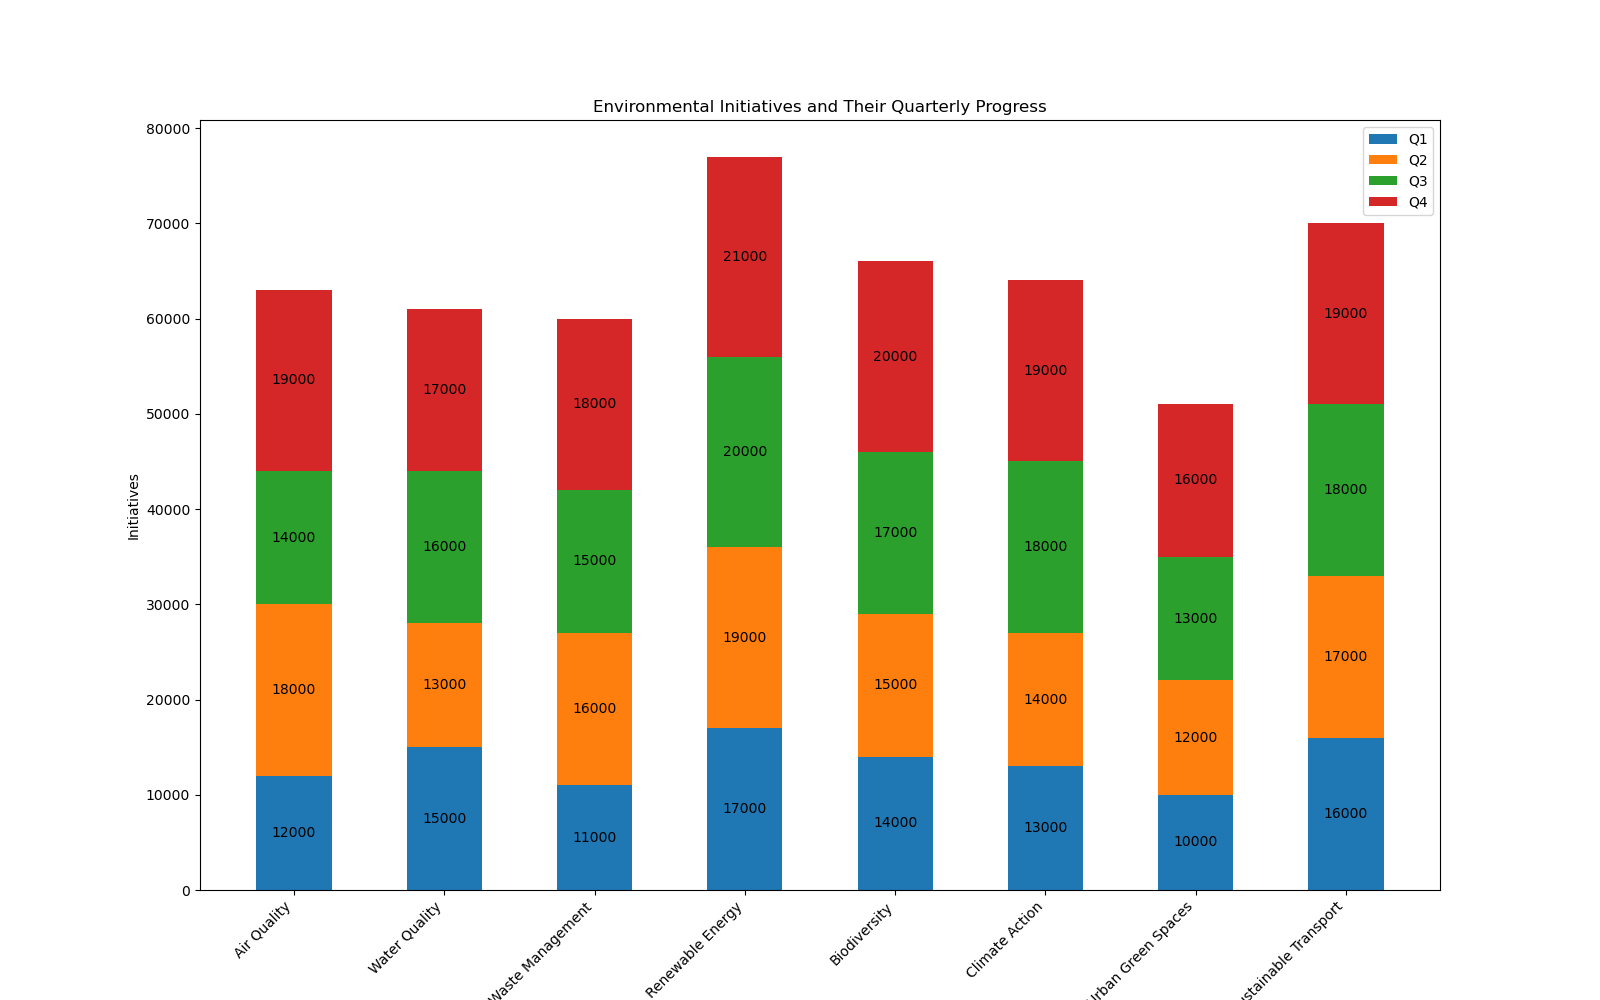

Here is the Python script that generated this plot:

import matplotlib.pyplot as plt
import numpy as np

# Data
topics = ['Air Quality', 'Water Quality', 'Waste Management', 'Renewable Energy', 'Biodiversity', 'Climate Action', 'Urban Green Spaces', 'Sustainable Transport']
Q1 = np.array([12000, 15000, 11000, 17000, 14000, 13000, 10000, 16000])
Q2 = np.array([18000, 13000, 16000, 19000, 15000, 14000, 12000, 17000])
Q3 = np.array([14000, 16000, 15000, 20000, 17000, 18000, 13000, 18000])
Q4 = np.array([19000, 17000, 18000, 21000, 20000, 19000, 16000, 19000])

ind = np.arange(len(Q1))  # the x locations for the groups
width = 0.5       # the width of the bars

fig, ax = plt.subplots(figsize=(16, 10))

p1 = ax.bar(ind, Q1, width, color='#1f77b4')
p2 = ax.bar(ind, Q2, width, bottom=Q1, color='#ff7f0e')
p3 = ax.bar(ind, Q3, width, bottom=Q1 + Q2, color='#2ca02c')
p4 = ax.bar(ind, Q4, width, bottom=Q1 + Q2 + Q3, color='#d62728')

ax.set_ylabel('Initiatives')
ax.set_title('Environmental Initiatives and Their Quarterly Progress')
ax.set_xticks(ind)
ax.set_xticklabels(topics, rotation=45, ha='right')
ax.legend((p1[0], p2[0], p3[0], p4[0]), ('Q1', 'Q2', 'Q3', 'Q4'))
ax.bar_label(p1, label_type='center')
ax.bar_label(p2, label_type='center')
ax.bar_label(p3, label_type='center')
ax.bar_label(p4, label_type='center')

plt.show()
